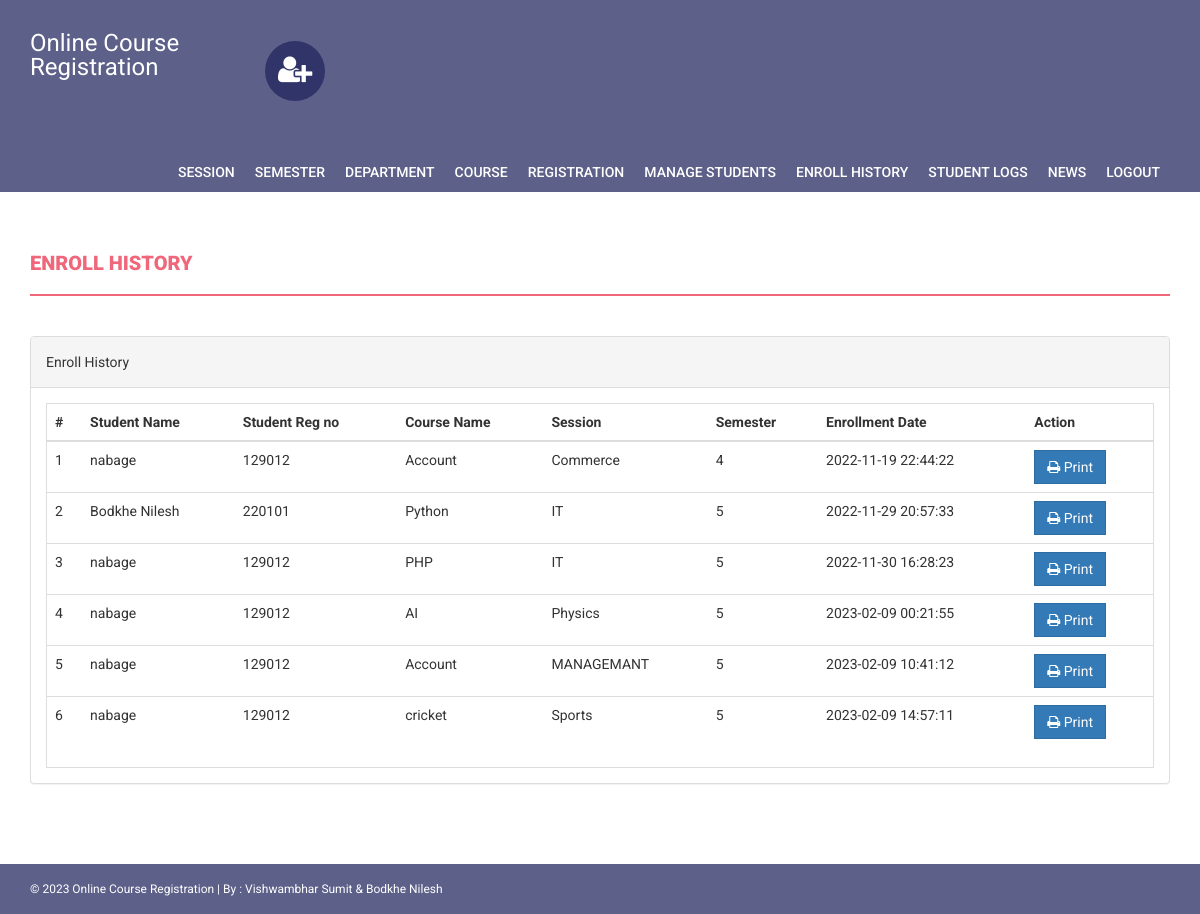
/onlinecourse/admin/enroll-history.php (signed in), run on the app's committed database.
### tables this page shows
CREATE TABLE IF NOT EXISTS `courseenrolls` (
  `id` int(11) NOT NULL AUTO_INCREMENT,
  `studentRegno` varchar(255) DEFAULT NULL,
  `pincode` varchar(255) DEFAULT NULL,
  `session` int(11) DEFAULT NULL,
  `department` int(11) DEFAULT NULL,
  `level` int(11) DEFAULT NULL,
  `semester` int(11) DEFAULT NULL,
  `course` int(11) DEFAULT NULL,
  `enrollDate` timestamp NULL DEFAULT CURRENT_TIMESTAMP,
  PRIMARY KEY (`id`)
);

CREATE TABLE IF NOT EXISTS `students` (
  `StudentRegno` varchar(255) NOT NULL,
  `studentPhoto` varchar(255) DEFAULT NULL,
  `password` varchar(255) DEFAULT NULL,
  `studentName` varchar(255) DEFAULT NULL,
  `pincode` varchar(255) DEFAULT NULL,
  `session` varchar(255) DEFAULT NULL,
  `department` varchar(255) DEFAULT NULL,
  `semester` varchar(255) DEFAULT NULL,
  `cgpa` decimal(10,2) DEFAULT NULL,
  `creationdate` timestamp NULL DEFAULT CURRENT_TIMESTAMP,
  `updationDate` varchar(255) DEFAULT NULL,
  PRIMARY KEY (`StudentRegno`)
);

CREATE TABLE IF NOT EXISTS `course` (
  `id` int(11) NOT NULL AUTO_INCREMENT,
  `courseCode` varchar(255) DEFAULT NULL,
  `courseName` varchar(255) DEFAULT NULL,
  `courseUnit` varchar(255) DEFAULT NULL,
  `noofSeats` int(11) DEFAULT NULL,
  `creationDate` timestamp NULL DEFAULT CURRENT_TIMESTAMP,
  `updationDate` varchar(255) DEFAULT NULL,
  PRIMARY KEY (`id`)
);

CREATE TABLE IF NOT EXISTS `department` (
  `id` int(11) NOT NULL AUTO_INCREMENT,
  `department` varchar(255) DEFAULT NULL,
  `creationDate` timestamp NULL DEFAULT CURRENT_TIMESTAMP,
  PRIMARY KEY (`id`)
);

CREATE TABLE IF NOT EXISTS `semester` (
  `id` int(11) NOT NULL AUTO_INCREMENT,
  `semester` varchar(255) DEFAULT NULL,
  `creationDate` timestamp NULL DEFAULT CURRENT_TIMESTAMP,
  `updationDate` varchar(255) DEFAULT NULL,
  PRIMARY KEY (`id`)
);

### onlinecourse/admin/enroll-history.php (the view, shortened to what this page needs)
<?php
if(strlen($_SESSION['alogin'])==0)
    {
header('location:index.php');
}
else{
?>
<!DOCTYPE html>
<html xmlns="http://www.w3.org/1999/xhtml">
<head>
    <link href="../assets/css/bootstrap.css" rel="stylesheet" />
    <link href="../assets/css/font-awesome.css" rel="stylesheet" />
    <link href="../assets/css/style.css" rel="stylesheet" />
</head>
<body>
<?php include('includes/header.php');?>
<?php if($_SESSION['alogin']!="")
{
 include('includes/menubar.php');
}
 ?>
    <div class="content-wrapper">
        <div class="container">
              <div class="row">
                    <div class="col-md-12">
                        <h1 class="page-head-line">Enroll History  </h1>
                    </div>
                </div>
                <div class="row" >
                <div class="col-md-12">
                    <div class="panel panel-default">
                        <div class="panel-heading">
                           Enroll History
                        </div>
                        <div class="panel-body">
                            <div class="table-responsive table-bordered">
                                <table class="table">
                                    <thead>
                                        <tr>
                                            <th>#</th>
                                                 <th>Student Name </th>
                                                    <th>Student Reg no </th>
                                            <th>Course Name </th>
                                            <th>Session </th>
                                                <th>Semester</th>
                                             <th>Enrollment Date</th>
                                             <th>Action</th>
                                        </tr>
                                    </thead>
                                    <tbody>
<?php
$sql=mysqli_query($con,"select courseenrolls.course as cid, course.courseName as courname,session.session as session,department.department as dept,courseenrolls.enrollDate as edate ,semester.semester as sem,students.studentName as sname,students.StudentRegno as sregno from courseenrolls join course on course.id=courseenrolls.course join session on session.id=courseenrolls.session join department on department.id=courseenrolls.department   join semester on semester.id=courseenrolls.semester join students on students.StudentRegno=courseenrolls.studentRegno ");
$cnt=1;
while($row=mysqli_fetch_array($sql))
{
?>
                                        <tr>
                                            <td><?php echo $cnt;?></td>
                                              <td><?php echo htmlentities($row['sname']);?></td>
                                            <td><?php echo htmlentities($row['sregno']);?></td>
                                            <td><?php echo htmlentities($row['courname']);?></td>
                                            <td><?php echo htmlentities($row['dept']);?></td>
                                            <td><?php echo htmlentities($row['sem']);?></td>
                                             <td><?php echo htmlentities($row['edate']);?></td>
                                            <td>
                                            <a href="print.php?id=<?php echo $row['cid']?>" target="_blank">
<button class="btn btn-primary"><i class="fa fa-print "></i> Print</button> </a>
                                            </td>
                                        </tr>
<?php
$cnt++;
} ?>
                                    </tbody>
                                </table>
                            </div>
                        </div>
                    </div>
                </div>
            </div>
        </div>
    </div>
  <?php include('includes/footer.php');?>
</body>
</html>
<?php } ?>

### onlinecourse/assets/css/style.css (style rules this page uses)
body { font-family: 'Roboto', sans-serif; line-height: 30px; }
.content-wrapper { margin-top: 40px; min-height: 600px; padding-bottom: 60px; }
.page-head-line { font-weight: 900; padding-bottom: 20px; border-bottom: 2px solid #F0677C; text-transform: uppercase; color: #F0677C; font-size: 20px; margin-bottom: 40px; }
.btn { border-radius: 0px; -webkit-border-radius: 0px; -moz-border-radius: 0px; }

### data on the page
courseenrolls: students.studentName "nabage", students.StudentRegno "129012", course.courseName "Account", department.department "Commerce", semester.semester "4", enrollDate "2022-11-19 22:44:22"
courseenrolls: students.studentName "Bodkhe Nilesh", students.StudentRegno "220101", course.courseName "Python", department.department "IT", semester.semester "5", enrollDate "2022-11-29 20:57:33"
courseenrolls: students.studentName "nabage", students.StudentRegno "129012", course.courseName "PHP", department.department "IT", semester.semester "5", enrollDate "2022-11-30 16:28:23"
courseenrolls: students.studentName "nabage", students.StudentRegno "129012", course.courseName "AI", department.department "Physics", semester.semester "5", enrollDate "2023-02-09 00:21:55"
courseenrolls: students.studentName "nabage", students.StudentRegno "129012", course.courseName "Account", department.department "MANAGEMANT", semester.semester "5", enrollDate "2023-02-09 10:41:12"
courseenrolls: students.studentName "nabage", students.StudentRegno "129012", course.courseName "cricket", department.department "Sports", semester.semester "5", enrollDate "2023-02-09 14:57:11"
